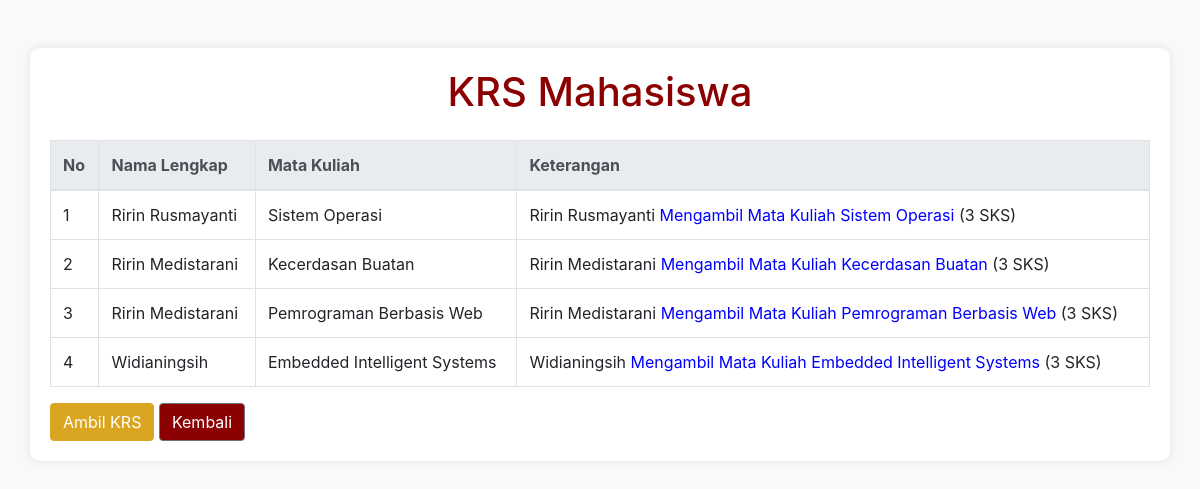
The page /data-krs.php on the database its author committed.
### tables this page shows
CREATE TABLE `mahasiswa` (
  `npm` char(13) NOT NULL,
  `nama` varchar(50) DEFAULT NULL,
  `jurusan` enum('Teknik Informatika','Sistem Informasi') DEFAULT NULL,
  `alamat` text DEFAULT NULL
);

CREATE TABLE `matakuliah` (
  `kodemk` char(6) NOT NULL,
  `nama` varchar(50) DEFAULT NULL,
  `jumlah_sks` int(3) DEFAULT NULL
);

### data-krs.php (the view, shortened to what this page needs)
<!DOCTYPE html>
<html lang="en">
<head>
    <link href="https://stackpath.bootstrapcdn.com/bootstrap/4.5.2/css/bootstrap.min.css" rel="stylesheet">
</head>
<body>
    <div class="container mt-5">
        <h1 class="mb-4">KRS Mahasiswa</h1>
        <table class="table table-bordered">
            <thead class="thead-light">
                <tr>
                    <th scope="col">No</th>
                    <th scope="col">Nama Lengkap</th>
                    <th scope="col">Mata Kuliah</th>
                    <th scope="col">Keterangan</th>
                </tr>
            </thead>
            <tbody>
                <?php
                include "koneksi.php";
                $nomor = 1;
                $sql = "SELECT mahasiswa.nama AS 'Nama Lengkap', matakuliah.nama AS 'Mata Kuliah', CONCAT(mahasiswa.nama, '<span class=\"warna\"> Mengambil Mata Kuliah ', matakuliah.nama, '</span> (', matakuliah.jumlah_sks, ' SKS)') AS 'Keterangan'
                        FROM krs
                        JOIN mahasiswa ON krs.mahasiswa_npm = mahasiswa.npm
                        JOIN matakuliah ON krs.matakuliah_kodemk = matakuliah.kodemk";
                $result = mysqli_query($koneksi, $sql);
                if (mysqli_num_rows($result) > 0) {
                    while($row = mysqli_fetch_assoc($result)) {
                        echo "<tr>";
                        echo "<td>".$nomor."</td>";
                        echo "<td>".$row["Nama Lengkap"]."</td>";
                        echo "<td>".$row["Mata Kuliah"]."</td>";
                        echo "<td>".$row["Keterangan"]."</td>";
                        echo "</tr>";
                        $nomor++;
                    }
                } else {
                    echo "<tr><td colspan='4'>Tidak ada data</td></tr>";
                }
                ?>
            </tbody>
        </table>
        <a href="input-krs.php" class="btn btn-primary">Ambil KRS</a>
        <a href="index.php" class="btn btn-secondary">Kembali</a>
    </div>
</body>
</html>

### data-krs.php (style rules this page uses)
body { background-color: #f8f9fa; }
.container { background-color: #ffffff; padding: 20px; border-radius: 10px; box-shadow: 0px 0px 10px rgba(0, 0, 0, 0.1); }
h1 { color: #8B0000; text-align: center; }
.btn-primary { background-color: #DAA520; border-color: #DAA520; }
.btn-secondary { background-color: #8B0000; border-color: #6c757d; }
.warna { color: blue; }

### rows shown on the page
mahasiswa: nama "Ririn Rusmayanti", matakuliah.nama "Sistem Operasi", Keterangan "Ririn Rusmayanti Mengambil Mata Kuliah Sistem Operasi (3 SKS)"
mahasiswa: nama "Ririn Medistarani", matakuliah.nama "Kecerdasan Buatan", Keterangan "Ririn Medistarani Mengambil Mata Kuliah Kecerdasan Buatan (3 SKS)", matakuliah.nama "Pemrograman Berbasis Web", Keterangan "Ririn Medistarani Mengambil Mata Kuliah Pemrograman Berbasis Web (3 SKS)"
mahasiswa: nama "Widianingsih", matakuliah.nama "Embedded Intelligent Systems", Keterangan "Widianingsih Mengambil Mata Kuliah Embedded Intelligent Systems (3 SKS)"
